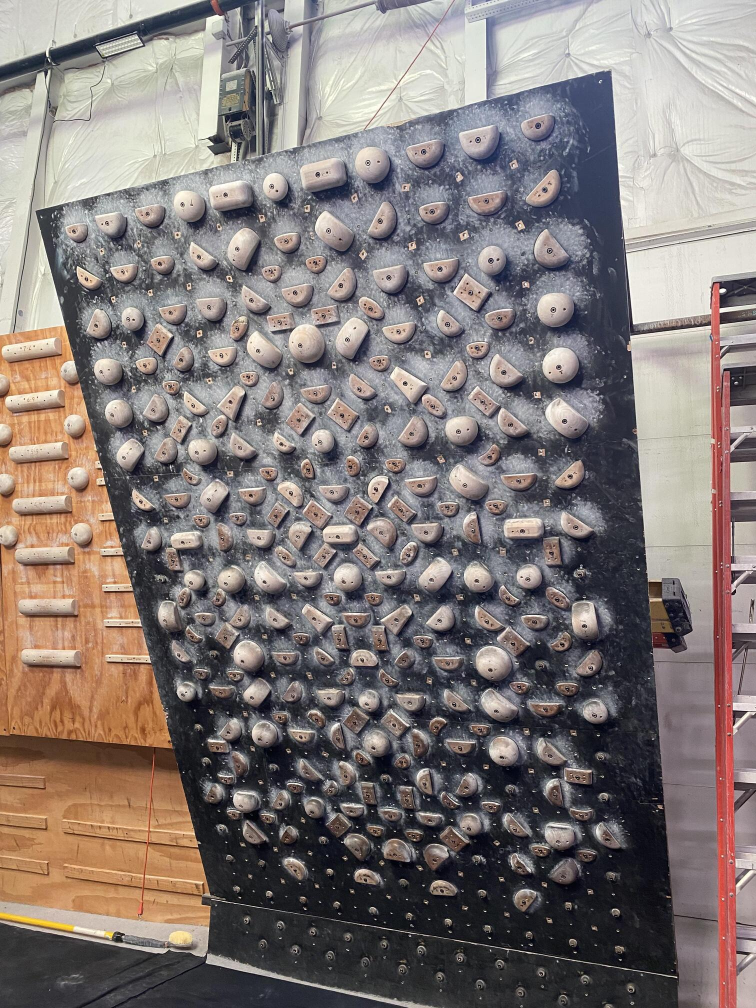
#> input picture HW3/HW3_images/board_1.jpeg, 1512 x 2016 px (shown at 1/2 size)
$ jupyter execute --allow-errors hw3_AlexandreOlivePellicer.ipynb
#> lines starting #> are read from the running program, lines starting #| are printed output that depends on the picture
[cell 1]
import numpy as np
import matplotlib.pyplot as plt
import matplotlib.image as mpimg
from scipy.linalg import lstsq
from matplotlib.lines import Line2D
import cv2
from scipy.linalg import null_space

[cell 2]
def obtain_h(x, x_prima):
    # compute h following the mathematics of the report
    a = [
    [x[0], x[1], 1, 0, 0, 0, -x[0]*x_prima[0], -x[1]*x_prima[0]],
    [0, 0, 0, x[0], x[1], 1, -x[0]*x_prima[1], -x[1]*x_prima[1]],
    [x[2], x[3], 1, 0, 0, 0, -x[2]*x_prima[2], -x[3]*x_prima[2]],
    [0, 0, 0, x[2], x[3], 1, -x[2]*x_prima[3], -x[3]*x_prima[3]],
    [x[4], x[5], 1, 0, 0, 0, -x[4]*x_prima[4], -x[5]*x_prima[4]],
    [0, 0, 0, x[4], x[5], 1, -x[4]*x_prima[5], -x[5]*x_prima[5]],
    [x[6], x[7], 1, 0, 0, 0, -x[6]*x_prima[6], -x[7]*x_prima[6]],
    [0, 0, 0, x[6], x[7], 1, -x[6]*x_prima[7], -x[7]*x_prima[7]]
    ]
    b = x_prima

    a_inverse = np.linalg.inv(a)

    # h = A^{-1}b
    h = np.dot(a_inverse, b)

    #Add known coefficient and reshape
    h = np.append(h, 1)
    h = h.reshape(3, 3)
    return h

[cell 3]
import numpy as np
import matplotlib.pyplot as plt

import numpy as np
import matplotlib.pyplot as plt

def project(img, homography_matrix, new_img_dims=(5000, 5000, -5000, -5000)):
    # Homography matrix and image dimensions
    H_matrix = np.asarray(homography_matrix)
    original_height, original_width, _ = img.shape
    new_height, new_width, y_offset, x_offset = new_img_dims

    # Create a grid for the new image dimensions
    y_grid, x_grid = np.indices((new_height, new_width))
    y_grid = y_grid + y_offset
    x_grid = x_grid + x_offset

    # Homogeneous coordinates for the new image
    homogeneous_coordinates = np.vstack([x_grid.ravel(), y_grid.ravel(), np.ones(x_grid.size)])

    # Apply the inverse homography
    H_inverse = np.linalg.inv(H_matrix)
    transformed_coordinates = H_inverse @ homogeneous_coordinates
    transformed_coordinates /= transformed_coordinates[2]

    # Integer coordinates for transformed pixels
    x_transformed = transformed_coordinates[0].astype(int)
    y_transformed = transformed_coordinates[1].astype(int)

    # Mask for valid pixel locations within original image bounds
    valid_pixel_mask = (
        (x_transformed >= 0) & (x_transformed < original_width) &
        (y_transformed >= 0) & (y_transformed < original_height)
    )

    # Initialize the projected image
    projected_image = np.zeros((new_height, new_width, 3), dtype=np.uint8)

    # Assign valid transformed pixels to the new image
    valid_y_grid = y_grid.ravel()[valid_pixel_mask] - y_offset
    valid_x_grid = x_grid.ravel()[valid_pixel_mask] - x_offset
    projected_image[valid_y_grid, valid_x_grid] = img[y_transformed[valid_pixel_mask], x_transformed[valid_pixel_mask]]

    # Display the image
    plt.imshow(projected_image)
    plt.axis('off')
    plt.show()

    return projected_image

[cell 4]
img = mpimg.imread('HW3_images/board_1.jpeg')
#> img is the input picture: shape (2016, 1512, 3); mean R, G, B 131.1, 121.9, 119.2

# Coordinates of point P,Q,R,S on Image 1
p = (70,420)
q = (422,1759)
r = (1356,1952)
s = (1222,139)
# Coordinates of point P,Q,R,S on Image 1 (undistorted)
p_prima = (70,420)
q_prima = (70,1804)
s_prima = (1255,420)
r_prima = (1255,1804)

pqrs = [p[0], p[1], q[0], q[1], r[0], r[1], s[0], s[1]]
pqrs_prima1 = [p_prima[0], p_prima[1], q_prima[0], q_prima[1], r_prima[0], r_prima[1], s_prima[0], s_prima[1]]
h = obtain_h(pqrs, pqrs_prima1)
print("Homography: \n",h)
img_corrected = project(img,h, new_img_dims=(5000, 5000, -2000, -3000))
#> in project, `projected_image[valid_y_grid, valid_x_grid] = img[y_transformed[valid_..`:
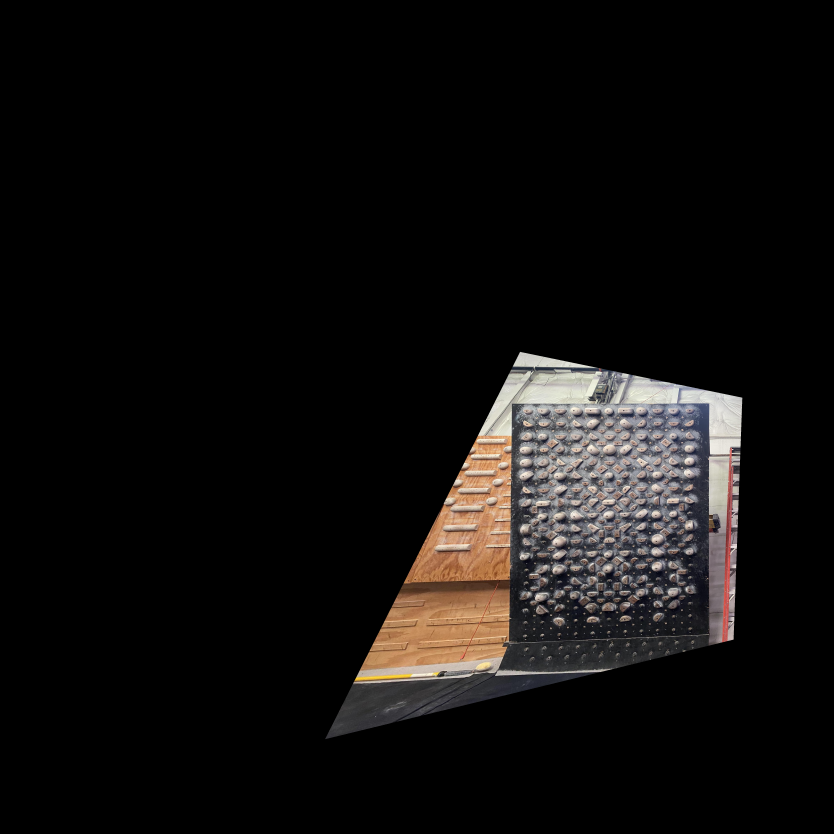
#> projected_image: shape (5000, 5000, 3) (shown at 1/6 size); mean R, G, B 17.3, 15.4, 14.3

img = mpimg.imread('HW3_images/corridor.jpeg')
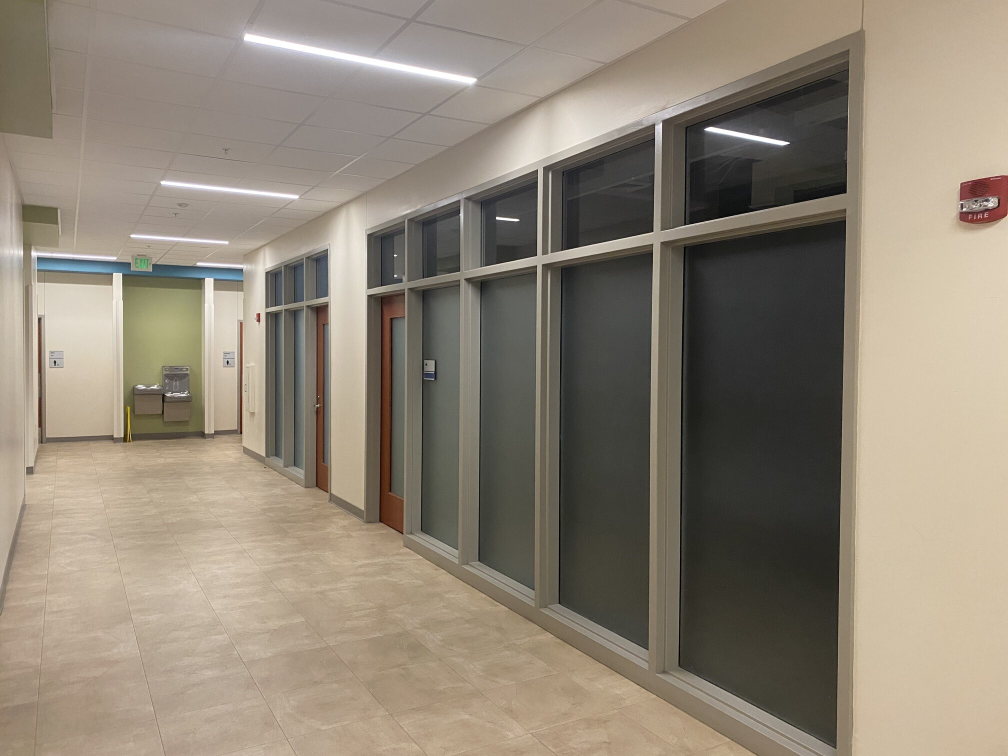
#> input picture HW3/HW3_images/corridor.jpeg, 2016 x 1512 px (shown at 1/2 size)
#> img is the input picture: shape (1512, 2016, 3); mean R, G, B 143.8, 133.5, 118.6

# Coordinates of point P,Q,R,S on Image 2
p = (829,576)
q = (843,1060)
r = (1301,1339)
s = (1304,490)
# Coordinates of point P,Q,R,S on Image 2 (undistorted)
p_prima = (829,1060)
q_prima = (829,1214)
s_prima = (1311,1060)
r_prima = (1311,1214)

pqrs = [p[0], p[1], q[0], q[1], r[0], r[1], s[0], s[1]]
pqrs_prima1 = [p_prima[0], p_prima[1], q_prima[0], q_prima[1], r_prima[0], r_prima[1], s_prima[0], s_prima[1]]
h = obtain_h(pqrs, pqrs_prima1)
print("Homography: \n",h)
#> (the rest of this cell did not finish here and is left out)


img = mpimg.imread('HW3_images/tele.jpeg')
# Coordinates of point P,Q,R,S on Image 3
p = (364,215)
q = (448,1060)
r = (1271,672)
s = (1301,156)
# Coordinates of point P,Q,R,S on Image 3 (undistorted)
p_prima = (364,215)
q_prima = (364,1064)
s_prima = (1302,215)
r_prima = (1302,1064)

pqrs = [p[0], p[1], q[0], q[1], r[0], r[1], s[0], s[1]]
pqrs_prima1 = [p_prima[0], p_prima[1], q_prima[0], q_prima[1], r_prima[0], r_prima[1], s_prima[0], s_prima[1]]
h = obtain_h(pqrs, pqrs_prima1)
print("Homography: \n",h)
img_corrected = project(img,h, new_img_dims=(5000, 5000, -2000, -3000))

img = mpimg.imread('HW3_images/ordinador.jpeg')
# Coordinates of point P,Q,R,S on Image 4
p = (309,639)
q = (401,1039)
r = (941,851)
s = (932,511)
# Coordinates of point P,Q,R,S on Image 4 (undistorted)
p_prima = (309,639)
q_prima = (309,1049)
s_prima = (945,639)
r_prima = (945,1049)

pqrs = [p[0], p[1], q[0], q[1], r[0], r[1], s[0], s[1]]
pqrs_prima1 = [p_prima[0], p_prima[1], q_prima[0], q_prima[1], r_prima[0], r_prima[1], s_prima[0], s_prima[1]]
h = obtain_h(pqrs, pqrs_prima1)
print("Homography: \n",h)
img_corrected = project(img,h, new_img_dims=(5000, 5000, -2000, -3000))

# Two steps

[cell 5]
# [20 lines left out: function draw_parallel_lines, not called in this run]

[cell 6]
def projective_homography(points, image):
    # Extract x and y coordinates from points
    x = [point[0] for point in points]
    y = [point[1] for point in points]

    # Compute lines between pairs of points
    lines = []
    for i in range(0, len(points), 2):  # Pairs of points: (1,2), (3,4), (5,6), (7,8)
        line = np.cross(points[i], points[i+1]).astype(np.float64)  # Ensure float64 dtype
        line /= line[2]  # Normalize the line
        lines.append(line)

    # Compute vanishing points by crossing pairs of lines
    vanishing_points = []
    for i in range(0, len(lines), 2):  # Pairs of lines: (1,2), (3,4)
        vanishing_point = np.cross(lines[i], lines[i+1]).astype(np.float64)  # Ensure float64 dtype
        vanishing_point /= vanishing_point[2]  # Normalize the vanishing point
        vanishing_points.append(vanishing_point)

    # Compute vanishing line by crossing the two vanishing points
    vanishing_line = np.cross(vanishing_points[0], vanishing_points[1]).astype(np.float64)  # Ensure float64 dtype
    vanishing_line /= vanishing_line[2]  # Normalize the vanishing line

    # Construct the projective homography matrix using the vanishing line
    homography_projective = np.array([
        [1, 0, 0],
        [0, 1, 0],
        [vanishing_line[0], vanishing_line[1], vanishing_line[2]]
    ], dtype=np.float64)  # Ensure float64 dtype

    # Compute the inverse of the homography for distortion correction
    homography_projective_distortion = np.linalg.inv(homography_projective)

    return homography_projective_distortion

[cell 7]
# [64 lines left out: function affine_homography, not called in this run]

[cell 8]
img1 = mpimg.imread('HW3_images/board_1.jpeg')

#projective homography
points = [(70,420,1),(1222,139,1),(422,1759,1),(1356,1952,1),(422,1759,1),(70,420,1),(1356,1952,1),(1222,139,1)]
homography_projective_distortion = projective_homography(points,img1)
#> homography_projective_distortion = [[1, 0, 0], [0, 1, 0], [-0.000275, 0.000222, 1]]
plt.figure()
#> (the rest of this cell did not finish here and is left out)

#> call 3 of project, with homography_matrix = array of shape (3, 3), new_img_dims = (5000, 5000, -2000, -2000)
#> in project (call 3), `H_inverse = np.linalg.inv(H_matrix)`: H_inverse = [[1, 0, 0], [0, 1, 0], [0.000275, -0.000222, 1]]
#> in project (call 3), `projected_image[valid_y_grid, valid_x_grid] = img[y_transformed[valid_..`:
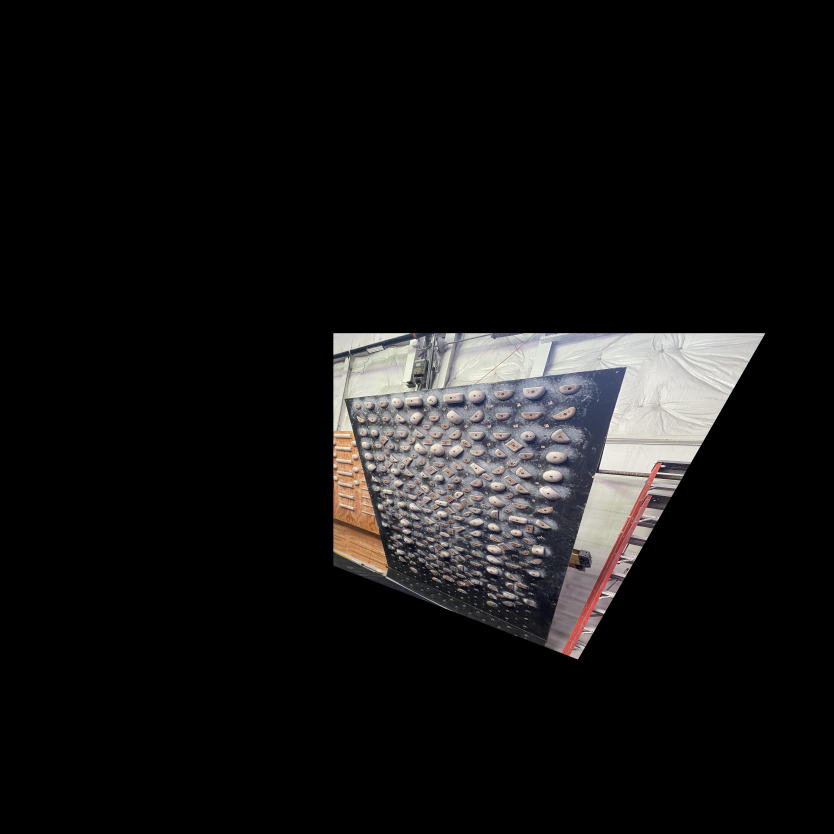
#> projected_image: shape (5000, 5000, 3) (shown at 1/6 size); mean R, G, B 20.6, 19.7, 19.6

plt.figure()
points_o = [(544,368,1),(591,583,1),(841,307,1),(895,647,1),(877,536,1),(602,687,1)]
h_a = affine_homography(points_o,img1,points,
                                                         homography_projective_distortion)


homography_affine_distortion = np.matmul(homography_projective_distortion,h_a)
project(img1,np.linalg.inv(homography_affine_distortion), new_img_dims=(5000, 5000, -1500, -3000))

[cell 9]
img1 = mpimg.imread('HW3_images/corridor.jpeg')
#The 2 lines are parallel
# first line
#2 parallel lines
#line 1
point_1 = (1667,1496,1)
point_2 = (843,1063,1)
#line 2
point_3 = (1687,437,1)
point_4 = (840,582,1)

#2 parallel lines
#line 1
point_5 = (1357,1331,1)
point_6 = (1371,255,1)
#line2
point_7 = (954,1119,1)
point_8 = (957,411,1)

#projective homography
#> (the rest of this cell did not finish here and is left out)

# One step

[cell 10]
def one_step(points, image):
    # points should be a list of 15 3D points.

    # Compute cross products for 5 pairs of perpendicular lines
    lines = []
    for i in range(0, 15, 3):
        l = np.cross(points[i], points[i+1])
        m = np.cross(points[i], points[i+2])
        # Normalize by the third coordinate (homogeneous coordinates)
        l = l / l[2]
        m = m / m[2]
        lines.append((l, m))

    # Construct the A and B matrices
    A = []
    B = []
    for l, m in lines:
        A.append([l[0] * m[0], 0.5 * (l[1] * m[0] + l[0] * m[1]), l[1] * m[1], 0.5 * (l[2] * m[0] + l[0] * m[2]), 0.5 * (l[2] * m[1] + l[1] * m[2])])
        B.append([-l[2] * m[2]])

    A = np.matrix(A)
    B = np.matrix(B)

    # Solve for the conic coefficients
    conic_coefficients = np.linalg.inv(A) @ B
    conic_coefficients = conic_coefficients / np.amax(conic_coefficients)

    # Compute the conic matrix
    conic_matrix = np.matrix([[float(conic_coefficients[0]), float(conic_coefficients[1]) / 2, float(conic_coefficients[3]) / 2],
                              [float(conic_coefficients[1]) / 2, float(conic_coefficients[2]), float(conic_coefficients[4]) / 2],
                              [float(conic_coefficients[3]) / 2, float(conic_coefficients[4]) / 2, 1]])

    # Compute A*A^T and Av for later use
    A_A_transpose_matrix = np.matrix([[float(conic_coefficients[0]), float(conic_coefficients[1]) / 2],
                                      [float(conic_coefficients[1]) / 2, float(conic_coefficients[2])]])
    A_A_transpose_matrix = A_A_transpose_matrix / np.amax(A_A_transpose_matrix)
    A_v_matrix = np.matrix([[float(conic_coefficients[3]) / 2], [float(conic_coefficients[4]) / 2]])

    # Derive A from A*A^T using SVD
    U_matrix, Sigma_matrix, V_transpose_matrix = np.linalg.svd(A_A_transpose_matrix)
    A = U_matrix @ np.diag(np.sqrt(Sigma_matrix)) @ V_transpose_matrix

    # Derive v using A and Av
    v_vector = np.linalg.inv(A) @ A_v_matrix

    # Construct the homography matrix
    homography_matrix = np.matrix([[A[0, 0], A[0, 1], 0],
                                   [A[1, 0], A[1, 1], 0],
                                   [float(v_vector[0]), float(v_vector[1]), 1]])

    return homography_matrix

[cell 11]
img = mpimg.imread('HW3_images/board_1.jpeg')

points = [(978,1335,1), (952,1159,1), (723,1321,1), (519,1474,1), (748,1492,1), (483,1317,1), (1074,250,1), (730,325,1), (1103,619,1), (1000,636,1), (1021,851,1), (1103,619,1), (451,386,1), (734,325,1), (512,701,1)]
plt.figure()
h = one_step(points,img1)
#> h = [[-0.267, 0.353, 0], [0.353, 0.945, 0], [-5.63e-05, 0.0002, 1]]
#> (the rest of this cell did not finish here and is left out)


[cell 12]
img1 = mpimg.imread('HW3_images/tele.jpeg')
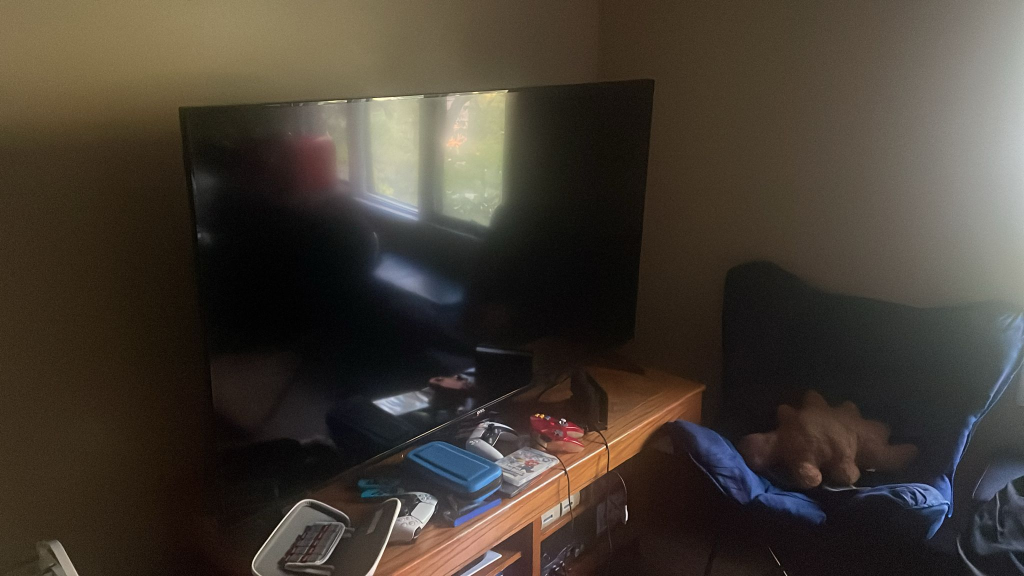
#> input picture HW3/HW3_images/tele.jpeg, 2048 x 1152 px (shown at 1/2 size)
#> img1 is the input picture: shape (1152, 2048, 3); mean R, G, B 67.5, 59.7, 50.8

point_1 = (361,218,1)
point_2 = (389,476,1)
point_3 = (636,203,1)

point_4 = (451,1065,1)
point_5 = (650,967,1)
point_6 = (426,832,1)

point_7 = (1304,161,1)
point_8 = (1293,321,1)
point_9 = (1088,173,1)

point_10 = (1268,672,1)
point_11 = (1133,734,1)
point_12 = (1276,569,1)

point_13 = (1405,771,1)
point_14 = (1318,743,1)
point_15 = (1271,852,1)

x = [point_1[0],point_2[0],point_1[0],point_3[0],point_4[0],point_5[0],point_4[0],point_6[0],
     point_7[0],point_8[0],point_7[0],point_9[0],point_10[0],point_11[0],point_10[0],point_12[0],
     point_13[0],point_14[0],point_13[0],point_15[0]]
y = [point_1[1],point_2[1],point_1[1],point_3[1],point_4[1],point_5[1],point_4[1],point_6[1],
     point_7[1],point_8[1],point_7[1],point_9[1],point_10[1],point_11[1],point_10[1],point_12[1],
     point_13[1],point_14[1],point_13[1],point_15[1]]

new_img_dims=(10000, 10000, -2000, -8000)

#> (the rest of this cell did not finish here and is left out)

[cell 13]
# [55 lines left out: functions calculate_line_through_points, compute_dual_conic, perform_one_step_correction, not called in this run]

[cell 14]
def one_step_calculate_H(points):
    # points PQRS, new_PQR 7 points total, vectorized operation in this step
    points = np.asarray(points)
    points = np.insert(points,2,1,axis=1)
    PQ = np.cross(points[0], points[1])
    QR = np.cross(points[1], points[2])
    RS = np.cross(points[2], points[3])
    PS = np.cross(points[3], points[0])
    PQ_new = np.cross(points[4], points[5])
    QR_new = np.cross(points[5], points[6])
    l_lines = np.asarray([PQ,QR,RS,PS,PQ_new])
    m_lines = np.asarray([QR,RS,PS,PQ,QR_new])
    l_lines = np.divide(l_lines.T,l_lines[:,2]).T # calculate the l lines with z = 1
    m_lines = np.divide(m_lines.T,m_lines[:,2]).T # calculate the m lines with z = 1
    A = np.zeros((5,5))
    A[:,0] = np.multiply(l_lines[:,0],m_lines[:,0])
    A[:,1] = np.multiply(m_lines[:,1],l_lines[:,0]) + np.multiply(m_lines[:,0],l_lines[:,1])
    A[:,2] = np.multiply(l_lines[:,1], m_lines[:,1])
    A[:,3] = l_lines[:,0] + m_lines[:,0]
    A[:,4] = l_lines[:,1] + m_lines[:,1]
    DC_vec = np.ndarray.flatten(np.dot(np.linalg.pinv(A),-np.ones((5,1))))
    DC_vec = DC_vec/np.max(DC_vec)
    DC = np.ones((3, 3))
    DC[0,0:2] = DC_vec[0:2]
    DC[0,2] = DC_vec[3]
    DC[1,0:2] = DC_vec[1:3]
    DC[1,2] = DC_vec[4]
    DC[2,0:2] = DC_vec[3:5]
    H = np.zeros((3, 3))
    V, D_square, V_T = np.linalg.svd(DC[0:2,0:2])
    D = np.sqrt(np.diag(D_square))
    A_matrix = np.dot(np.dot(V, D), V.transpose())
    H[0:2,0:2] = A_matrix
    v = np.dot(np.linalg.pinv(A_matrix),DC[0:2,2])
    H[2,0:2] = v.transpose()
    H[2,2] = 1
    H = np.linalg.inv(H)
    return H

img1 = mpimg.imread('HW3_images/tele.jpeg')

# one-step method
building_one_step_points = [[362, 219], [403, 1062], [1262, 676], [1305, 162],[451,1057],[346, 70], [1322, 67]]# H_one_step_building = one_step_calculate_H(building_one_step_points)
H = one_step_calculate_H(building_one_step_points)
# image = building.copy()
# for i in [(237, 196), (232, 370), (295, 375), (301, 213),(232,378),(240,124),(716,291)]
# image = cv2.circle(image, i, radius=0, color=(0, 0, 255), thickness=6)
# cv2.imwrite("building_one_step_PQRSQPS.jpg",image)

project(img1,np.linalg.inv(H),new_img_dims=(2000, 2000, -1000, 0))
#> in project (call 5), `H_matrix = np.asarray(homography_matrix)`: H_matrix = [[0.999, 0.0336, 0], [0.0336, 0.364, 0], [0.000388, 4.92e-05, 1]]
#> in project (call 5), `H_inverse = np.linalg.inv(H_matrix)`: H_inverse = [[1, -0.0926, 0], [-0.0926, 2.75, 0], [-0.000385, -9.96e-05, 1]]
#> in project (call 5), `projected_image[valid_y_grid, valid_x_grid] = img[y_transformed[valid_..`:
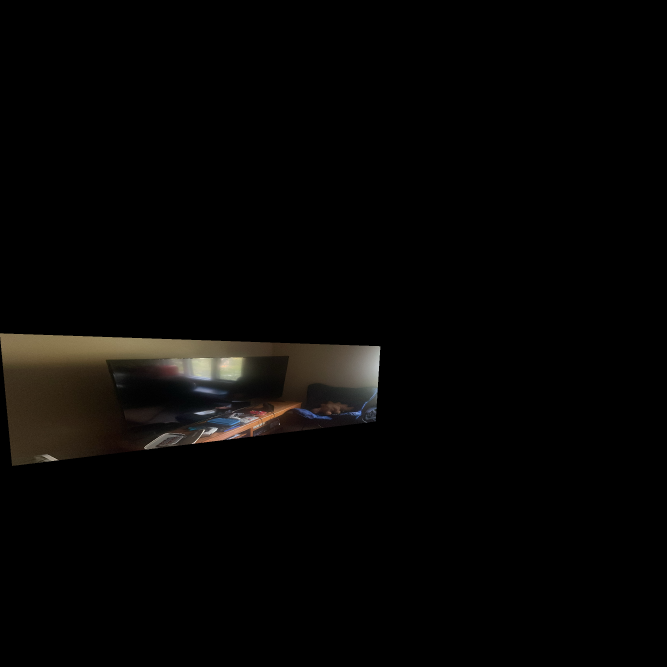
#> projected_image: shape (2000, 2000, 3) (shown at 1/3 size); mean R, G, B 5.8, 5, 4
